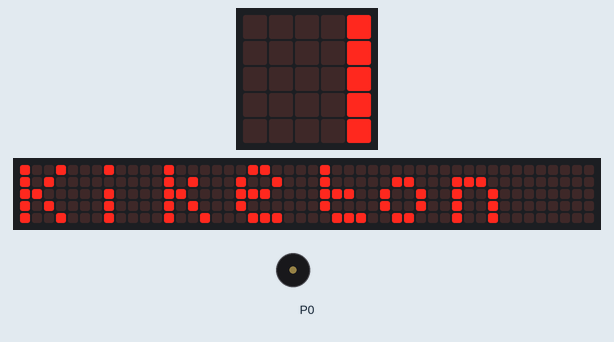
A program run on a simulated BBC micro:bit (MakeCode). Shown: the board's 5×5 LED display, a strip that is not on the board, showing the scrolling text unrolled, buzzer (waves = sounding). The 48×5 strip is a reading aid, not a part: it shows the text the display is scrolling, unrolled, one strip-width of it at a time.

Above: at 0.2 s.
At 6.8 s:
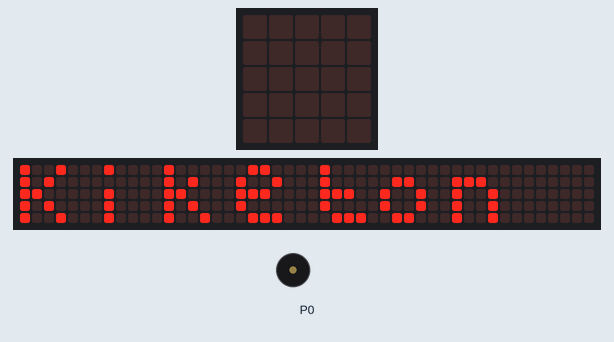
At 14.0 s:
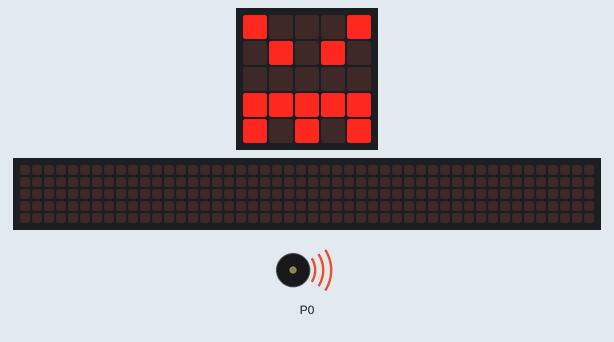
At 22.4 s:
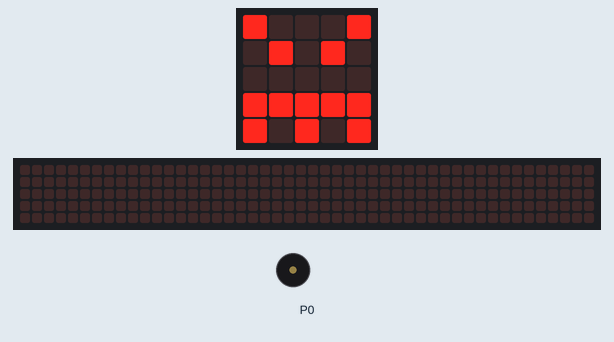
Timing chart, 0 to 40.0 s (numbered marks = the images above):
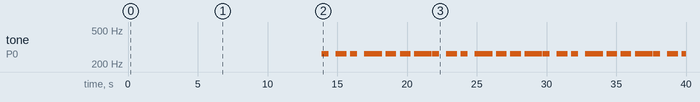

Measured:
- by itself, tone on P0: repeats every 7.9 s: silent 0.51 s, 262 Hz 0.77 s, silent 0.26 s, 262 Hz 0.50 s, silent 0.51 s, 262 Hz 1.3 s, 2 × (silent 0.26 s, 262 Hz 0.76 s), silent 0.26 s, 262 Hz 1.3 s, silent 0.03 s, 262 Hz 0.50 s
- what the display in image 1 shows lasts 0.6 s, from 6.8 s to 7.4 s

The program:

main.ts
```typescript
basic.showString("Kiketon Rivera")
basic.showLeds(`
    # . . . #
    . # . # .
    . . . . .
    # # # # #
    # . # . #
    `)
basic.forever(function () {
    music.playTone(262, music.beat(BeatFraction.Whole))
    music.rest(music.beat(BeatFraction.Whole))
    music.playTone(262, music.beat(BeatFraction.Half))
    music.playTone(262, music.beat(BeatFraction.Quarter))
    music.playTone(262, music.beat(BeatFraction.Quarter))
    music.playTone(262, music.beat(BeatFraction.Quarter))
    music.playTone(262, music.beat(BeatFraction.Quarter))
    music.rest(music.beat(BeatFraction.Half))
    music.playTone(262, music.beat(BeatFraction.Whole))
    music.rest(music.beat(BeatFraction.Whole))
    music.playTone(262, music.beat(BeatFraction.Half))
    music.playTone(262, music.beat(BeatFraction.Quarter))
    music.playTone(262, music.beat(BeatFraction.Quarter))
    music.playTone(262, music.beat(BeatFraction.Quarter))
    music.playTone(262, music.beat(BeatFraction.Quarter))
    music.playTone(262, music.beat(BeatFraction.Whole))
    music.rest(music.beat(BeatFraction.Half))
    music.playTone(262, music.beat(BeatFraction.Whole))
    music.playTone(262, music.beat(BeatFraction.Half))
    music.rest(music.beat(BeatFraction.Half))
    music.playTone(262, music.beat(BeatFraction.Half))
    music.playTone(262, music.beat(BeatFraction.Half))
    music.playTone(262, music.beat(BeatFraction.Half))
    music.rest(music.beat(BeatFraction.Half))
    music.playTone(262, music.beat(BeatFraction.Half))
    music.playTone(262, music.beat(BeatFraction.Half))
    music.playTone(262, music.beat(BeatFraction.Half))
    music.playTone(262, music.beat(BeatFraction.Half))
    music.playTone(262, music.beat(BeatFraction.Half))
})
```

test.ts
```typescript
// aquí va el archivo "tests"; esto no se compilará cuando este paquete se utilice como una extensión.
```
